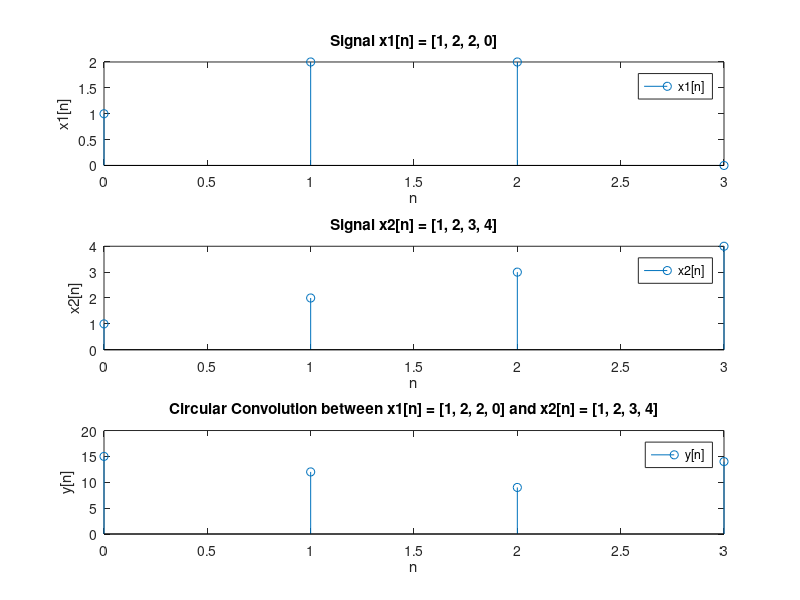

This chart was generated by the following MATLAB code:
%% Linear Convolutions

%% 1(a)
start_n = -1
end_n = 1
n = start_n : 1 : end_n
x = [1, 1, 1]
h = [1, 1, 1]

subplot(3, 1, 1)
stem(n, x)
legend("x[n]")
xlabel("n")
ylabel("x[n]")
title("Signal x[n] = [1, 1, 1] ; -1 <= n <= 1")

subplot(3, 1, 2)
stem(n, h)
legend("h[n]")
xlabel("n")
ylabel("h[n]")
title("Signal h[n] = [1, 1, 1] ; -1 <= n <= 1")

subplot(3, 1, 3)
n1 = 2 * start_n : 1 : 2 * end_n
y = conv(x, h)
stem(n1, y)
legend("y[n]")
xlabel("n")
ylabel("y[n] = x[n] * h[n]")
title("Linear Convolution between x[n] = [1, 1, 1] and h[n] = [1, 1, 1]")

pause

%% 1(b)
start_n = 0
end_n = 4
n = start_n : 1 : end_n
x = [0, 1, 2, 3, 4]
h = [0, 2, 3, 4, 5]

subplot(3, 1, 1)
stem(n, x)
legend("x[n]")
xlabel("n")
ylabel("x[n]")
title("Signal x[n] = [0, 1, 2, 3, 4] ; 0 <= n <= 4")

subplot(3, 1, 2)
stem(n, h)
legend("h[n]")
xlabel("n")
ylabel("h[n]")
title("Signal h[n] = [0, 2, 3, 4, 5] ; 0 <= n <= 4")

subplot(3, 1, 3)
n1 = 2 * start_n : 1 : 2 * end_n
y = conv(x, h)
stem(n1, y)
legend("y[n]")
xlabel("n")
ylabel("y[n] = x[n] * h[n]")
title("Linear Convolution between x[n] = [0, 1, 2, 3, 4] and h[n] = [0, 2, 3, 4, 5]")

pause

%% Circluar Convolution

%% 2
start_n = 0
end_n = 3
n = start_n : 1 : end_n
x1 = [1, 2, 2, 0]
x2 = [1, 2, 3, 4]
X1 = fft(x1) % Fast Fourier Transform of x1
X2 = fft(x2) % Fast Fourier Transform of x2
Y = X1.*X2 % Multiplication of X1 and X2
y = ifft(Y) % Inverse Fast Fourier Transform of Y

subplot(3, 1, 1)
stem(n, x1)
legend("x1[n]")
xlabel("n")
ylabel("x1[n]")
title("Signal x1[n] = [1, 2, 2, 0]")

subplot(3, 1, 2)
stem(n, x2)
legend("x2[n]")
xlabel("n")
ylabel("x2[n]")
title("Signal x2[n] = [1, 2, 3, 4]")

subplot(3, 1, 3)
stem(n, y)
legend("y[n]")
xlabel("n")
ylabel("y[n]")
title("Circular Convolution between x1[n] = [1, 2, 2, 0] and x2[n] = [1, 2, 3, 4]")
